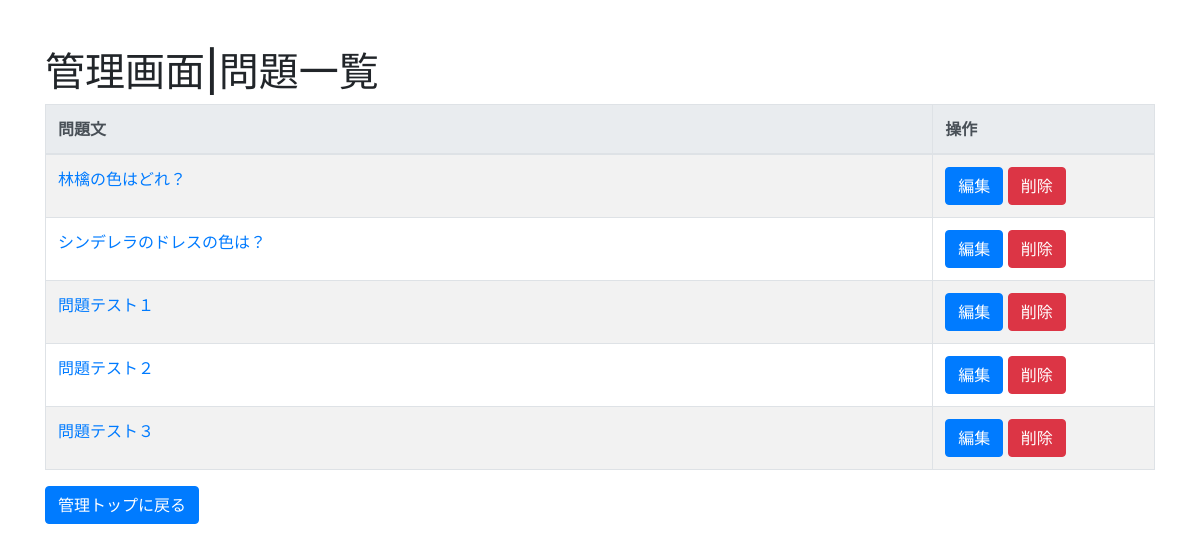
/edit/question/list/ (signed in), run on an earlier commit of the app's database.
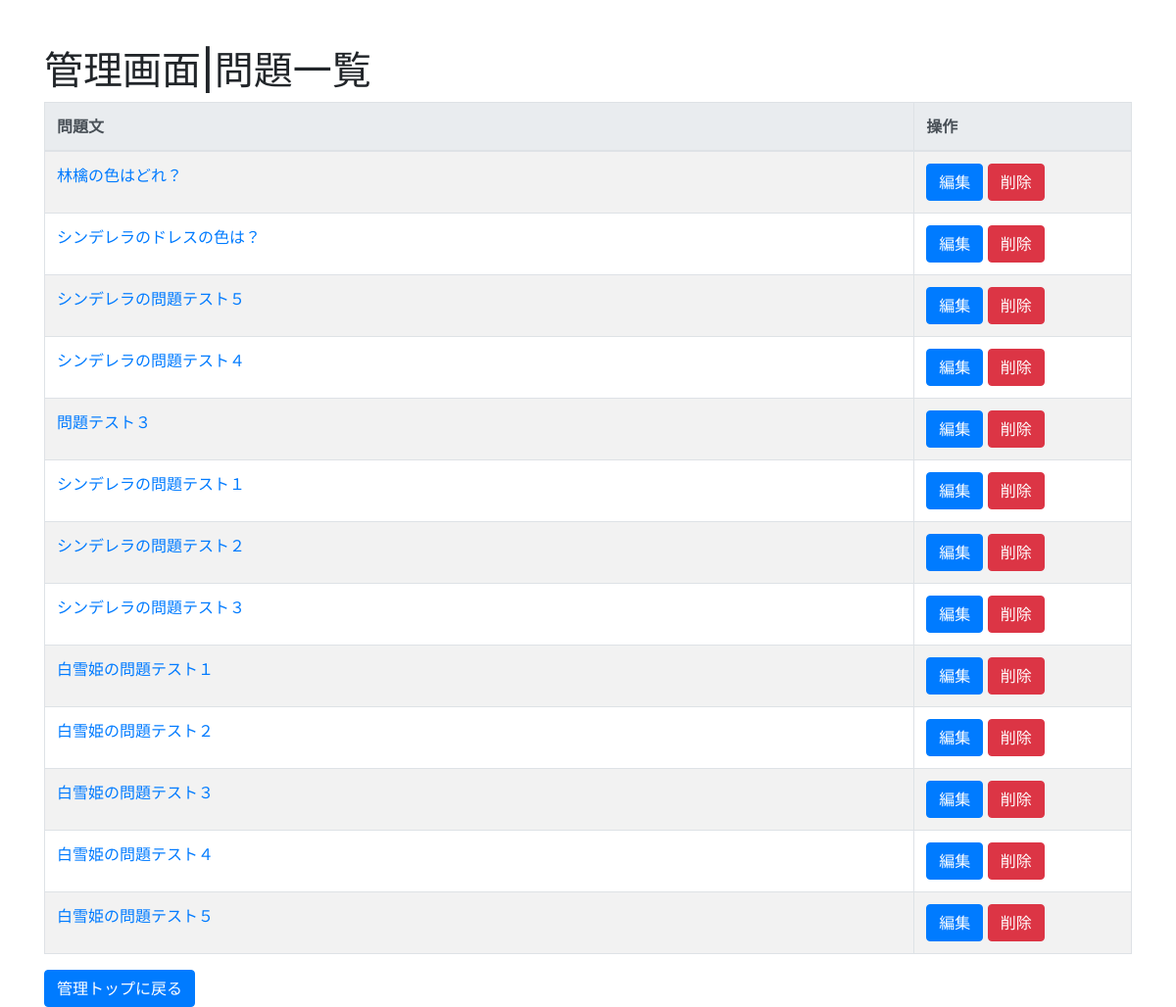
And on a later commit of the database.
### question/models.py (models this page shows, shortened)
class Question(models.Model):
    body = models.CharField('本文（漢字）', max_length=1024)
    body_kana = models.CharField('本文（ひらがな）', max_length=1024, default="")
    Category = models.ManyToManyField(Category)
    question_no = models.PositiveSmallIntegerField(verbose_name='問題No.', default=0)
    answer_choice_no = models.PositiveSmallIntegerField(verbose_name='正解No.', default=1)
    ok_comment = models.CharField('解説（正解の場合）', max_length=1024, default="")
    ng_comment = models.CharField('解説（不正解の場合）', max_length=1024, default="")
    question_disp_type = models.ForeignKey(QuestionDispType, on_delete=models.SET_DEFAULT, default=set_default_disp_type)

### edit/views.py (the view)
# urls.py: path('question/list/', views.QuestionList.as_view(), name='question_list'),
class QuestionList(LoginRequiredMixin, ListView):
    model = Question

### edit/views.py (called while the page is built)
    @method_decorator(login_required(login_url = '/accounts/login/')) #ここがかわった
    def dispatch(self, request, *args, **kwargs):
        return super(LoginRequiredMixin, self).dispatch(request, *args, **kwargs)

### edit/templates/question/question_list.html (shortened to what this page needs)
{% extends 'question/base.html' %}
{% block page_title %}管理画面|問題一覧{% endblock %}
{% block content %}
<div class="container">
    <div class="row">
      <div class="col-12">
        <table class="table table-bordered table-striped">
            <thead class="thead-light">
                <tr>
                  <th style="width:80%">問題文</th>
                  <th style="width:20%">操作</th>
                </tr>
            </thead>
            {% for question in object_list %}
            <tr>
                <td><a href="{% url 'question_detail' question.pk %}">{{ question.body }}</a></td>
                <td>
                  <a class="btn btn-primary" href="{% url 'question_update' question.pk %}" role="button">編集</a>
                  <a class="btn btn-danger" href="{% url 'question_delete' question.pk %}" role="button">削除</a>
                </td>
            </tr>
            {% endfor %}
        </table>
      </div>
    </div>
    <div class="row">
        <div class="col-12">
          <a class="btn btn-primary" href="{% url 'category_list' %}" role="button">管理トップに戻る</a>
        </div>
      </div>
</div>
{% endblock %}

### edit/templates/question/base.html (shortened to what this page needs)
<!doctype html>
<html>
<head>
  <link rel="stylesheet"
        href="https://maxcdn.bootstrapcdn.com/bootstrap/4.0.0-beta.2/css/bootstrap.min.css"
>
  <link rel="stylesheet" href="https://ajax.googleapis.com/ajax/libs/jqueryui/1.12.1/themes/smoothness/jquery-ui.css">
<body>
<div class="container">
  <div class="row">
    <div class="col-12">
      <h1 class="mt-5">{% block page_title %}Base{% endblock %}</h1>
    </div>
  </div>
</div>
{% block content %}
{% endblock %}
</body>
</html>

What changed in the data, as far as the page shows it:
changed Question: body "問題テスト１" → "シンデレラの問題テスト５"
changed Question: body "問題テスト２" → "シンデレラの問題テスト４"
added Question: body "シンデレラの問題テスト１"
added Question: body "シンデレラの問題テスト２"
added Question: body "シンデレラの問題テスト３"
added Question: body "白雪姫の問題テスト１"
added Question: body "白雪姫の問題テスト２"
added Question: body "白雪姫の問題テスト３"
added Question: body "白雪姫の問題テスト４"
added Question: body "白雪姫の問題テスト５"
